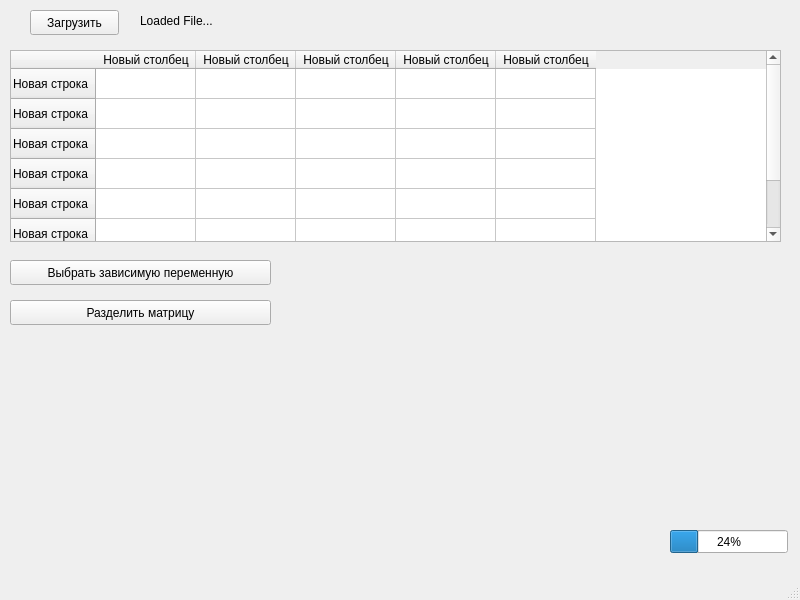
<?xml version="1.0" encoding="UTF-8"?>
<ui version="4.0">
 <class>MainWindow</class>
 <widget class="QMainWindow" name="MainWindow">
  <property name="geometry">
   <rect>
    <x>0</x>
    <y>0</y>
    <width>800</width>
    <height>600</height>
   </rect>
  </property>
  <property name="windowTitle">
   <string>MainWindow</string>
  </property>
  <widget class="QWidget" name="centralwidget">
   <widget class="QPushButton" name="pushButton">
    <property name="geometry">
     <rect>
      <x>30</x>
      <y>10</y>
      <width>89</width>
      <height>25</height>
     </rect>
    </property>
    <property name="text">
     <string>Загрузить</string>
    </property>
   </widget>
   <widget class="QTableWidget" name="tableWidget">
    <property name="geometry">
     <rect>
      <x>10</x>
      <y>50</y>
      <width>771</width>
      <height>192</height>
     </rect>
    </property>
    <row>
     <property name="text">
      <string>Новая строка</string>
     </property>
    </row>
    <row>
     <property name="text">
      <string>Новая строка</string>
     </property>
    </row>
    <row>
     <property name="text">
      <string>Новая строка</string>
     </property>
    </row>
    <row>
     <property name="text">
      <string>Новая строка</string>
     </property>
    </row>
    <row>
     <property name="text">
      <string>Новая строка</string>
     </property>
    </row>
    <row>
     <property name="text">
      <string>Новая строка</string>
     </property>
    </row>
    <row>
     <property name="text">
      <string>Новая строка</string>
     </property>
    </row>
    <column>
     <property name="text">
      <string>Новый столбец</string>
     </property>
    </column>
    <column>
     <property name="text">
      <string>Новый столбец</string>
     </property>
    </column>
    <column>
     <property name="text">
      <string>Новый столбец</string>
     </property>
    </column>
    <column>
     <property name="text">
      <string>Новый столбец</string>
     </property>
    </column>
    <column>
     <property name="text">
      <string>Новый столбец</string>
     </property>
    </column>
   </widget>
   <widget class="QLabel" name="label">
    <property name="geometry">
     <rect>
      <x>140</x>
      <y>10</y>
      <width>171</width>
      <height>21</height>
     </rect>
    </property>
    <property name="text">
     <string>Loaded File...</string>
    </property>
   </widget>
   <widget class="QPushButton" name="pushButton_2">
    <property name="geometry">
     <rect>
      <x>10</x>
      <y>260</y>
      <width>261</width>
      <height>25</height>
     </rect>
    </property>
    <property name="text">
     <string>Выбрать зависимую переменную</string>
    </property>
   </widget>
   <widget class="QPushButton" name="pushButton_3">
    <property name="geometry">
     <rect>
      <x>10</x>
      <y>300</y>
      <width>261</width>
      <height>25</height>
     </rect>
    </property>
    <property name="text">
     <string>Разделить матрицу</string>
    </property>
   </widget>
   <widget class="QProgressBar" name="progressBar">
    <property name="geometry">
     <rect>
      <x>670</x>
      <y>530</y>
      <width>118</width>
      <height>23</height>
     </rect>
    </property>
    <property name="value">
     <number>24</number>
    </property>
   </widget>
  </widget>
  <widget class="QMenuBar" name="menubar">
   <property name="geometry">
    <rect>
     <x>0</x>
     <y>0</y>
     <width>800</width>
     <height>22</height>
    </rect>
   </property>
  </widget>
  <widget class="QStatusBar" name="statusbar"/>
 </widget>
 <resources/>
 <connections/>
</ui>
